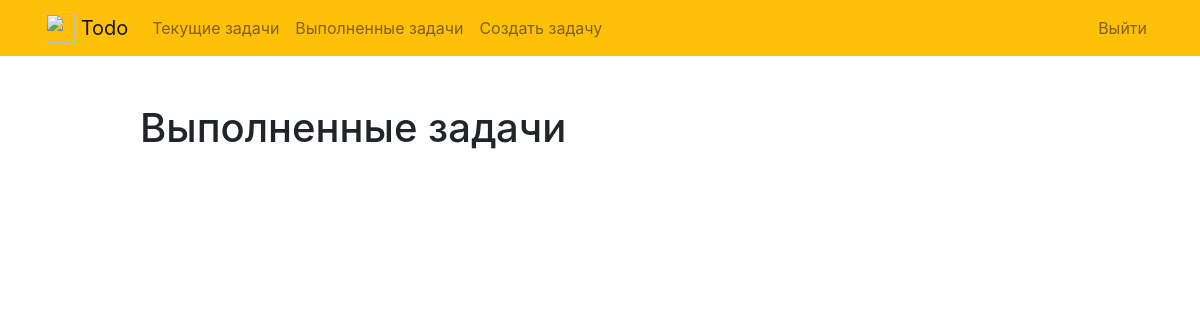
Page /completed/ (signed in) on the earlier database version.
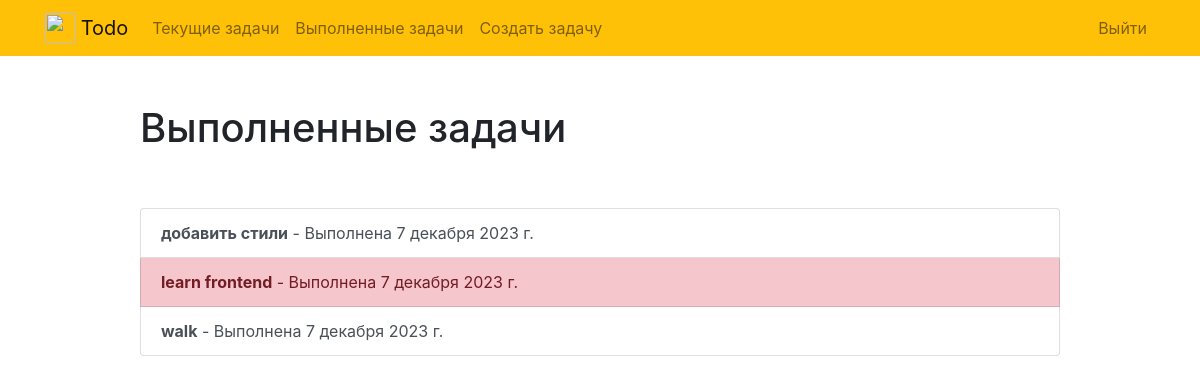
Same page on the later database version.
### todo/models.py (models this page shows, shortened)
class Todo(models.Model):
    title = models.CharField(max_length=100)
    description = models.TextField(blank=True)
    created = models.DateTimeField(auto_now_add=True)
    datecompleted = models.DateTimeField(null=True, blank=True)
    important = models.BooleanField(default=False)
    user= models.ForeignKey(User, on_delete=models.CASCADE)

### todo/views.py (the view)
# urls.py: path("completed/", views.completedtodos, name="completedtodos"),
@login_required
def completedtodos(request):
    todos = Todo.objects.filter(user = request.user, datecompleted__isnull = False).order_by('-datecompleted')
    return render(request, 'todo/completedtodos.html', {'todos':todos})

### todo/templates/todo/completedtodos.html
{% extends "todo/base.html" %}
{% block content %}
    <div class="row justify-content-center mt-5">
        <div class="col-md-10">
            <h1>Выполненные задачи</h1>
        </div>
    </div>
    <div class="row justify-content-center mt-5">
        <div class="col-md-10">
            <div class="list-group">
                {% for todo in todos %}
                    <a href="{% url 'viewtodo' todo.id %}" class="list-group-item list-group-item-action{% if todo.important %} list-group-item-danger{% endif %}"><b>{{ todo.title }}</b> - Выполнена {{ todo.datecompleted|date }}</a>
                {% endfor %}
            </div>
        </div>
    </div>
{% endblock %}

### todo/templates/todo/base.html (shortened to what this page needs)
<!DOCTYPE html>
<html lang="en">
    {% load static %}
<head>
    <link rel="stylesheet" href="https://stackpath.bootstrapcdn.com/bootstrap/4.4.1/css/bootstrap.min.css">
</head>
<body>
<nav class="navbar navbar-expand-md navbar-light bg-warning">
<div class="container">
    <a class="navbar-brand" href="{% url 'home' %}">
        <img src="{% static 'todo/logo.png' %}" width="30" height="30" class="d-inline-block align-top">
        <span>Todo</span>
    </a>
    <div class="collapse navbar-collapse" id="navbarNav">
    {% if user.is_authenticated %}
        <ul class="navbar-nav mr-auto">
                <li class="nav-item {{ current }}">
                    <a class="nav-link" href="{% url 'currenttodos' %}">Текущие задачи</a>
                </li>
                <li class="nav-item {{ completed }}">
                    <a class="nav-link" href="{% url 'completedtodos' %}">Выполненные задачи</a>
                </li>
                <li class="nav-item {{ create }}">
                    <a class="nav-link" href="{% url 'createtodo' %}">Создать задачу</a>
                </li>
        </ul>
    {% endif %}
    <ul class="navbar-nav ml-auto">
            {% if user.is_authenticated %}
                <li class="nav-item">
                    <a href="#" onclick="$('#signOutBtn').click()" class="nav-link">Выйти</a>
                </li>
            {% endif %}
        </ul>
    </div>
</div>
</nav>
<div class="container">
{% block content %}{% endblock %}
</div>
</body>
</html>

Differences in the rows shown:
added Todo: title "добавить стили", datecompleted "7 декабря 2023 г."
added Todo: title "learn frontend", datecompleted "7 декабря 2023 г.", important True (drawn)
added Todo: title "walk", datecompleted "7 декабря 2023 г."
